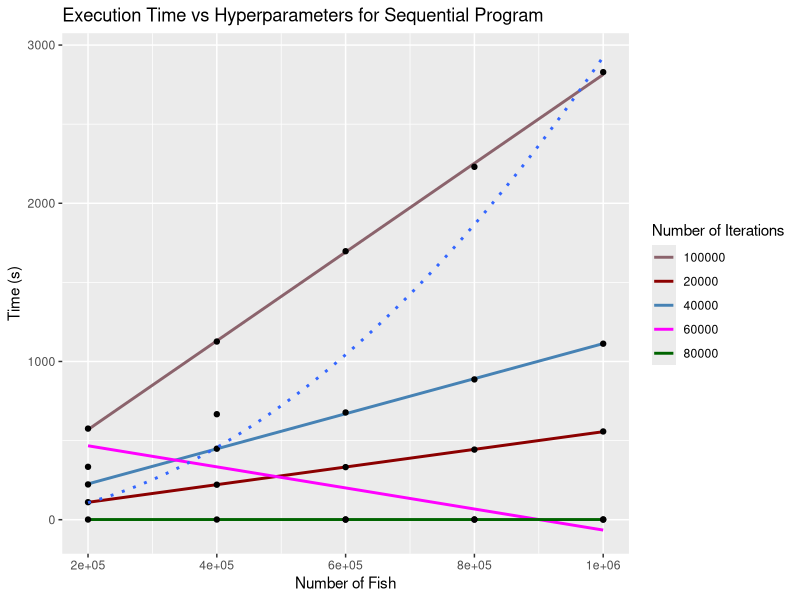
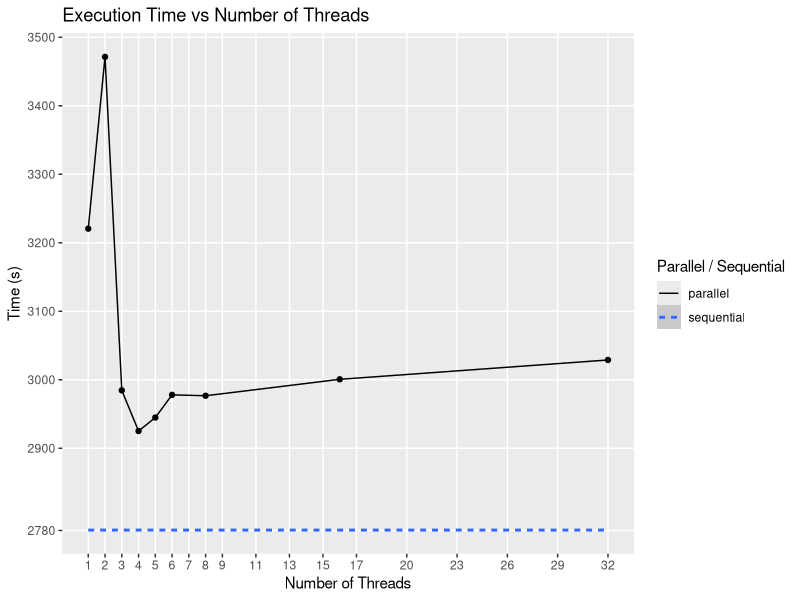
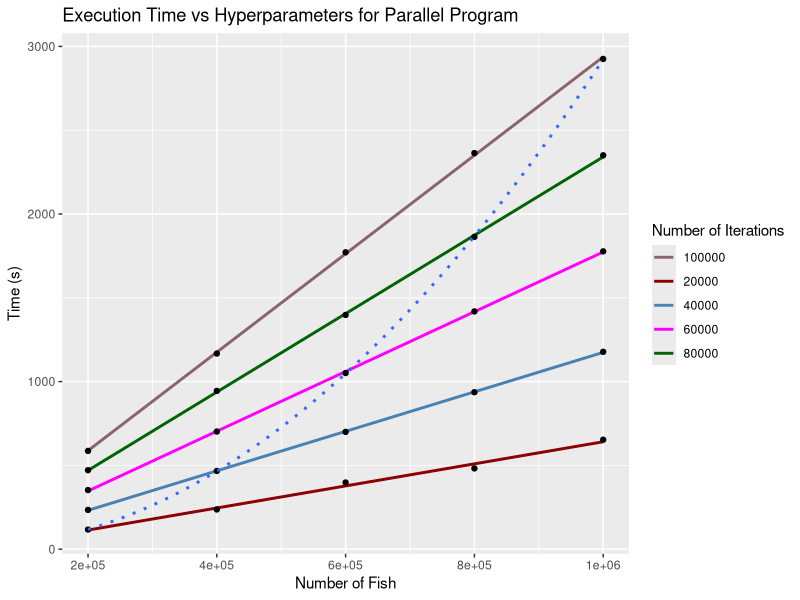
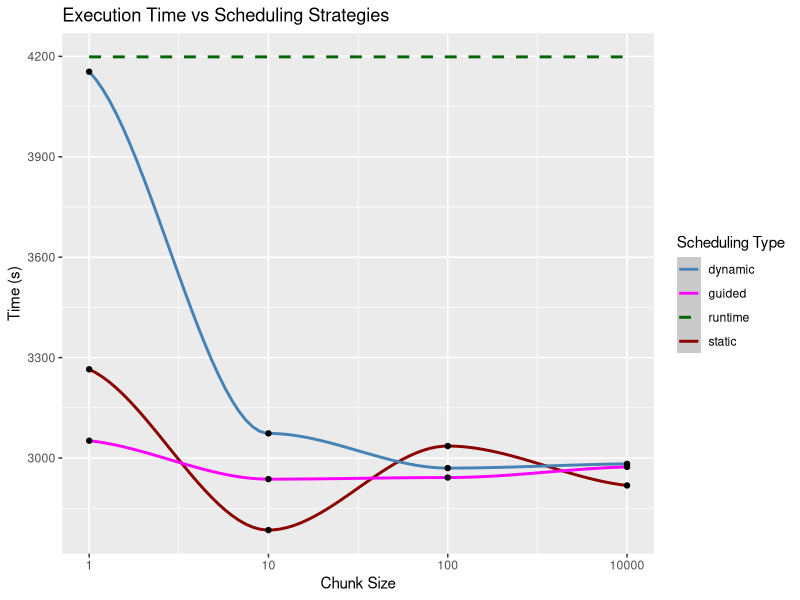
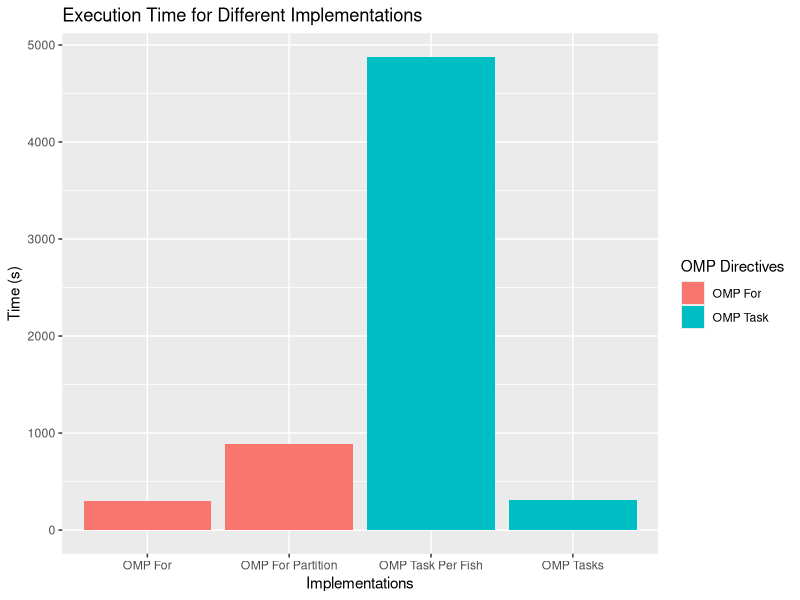

The R script that drew these images, in order:
## ---- chunk 1
library(ggplot2)
## ---- chunk 2
ggplot(
  data = data.frame(
    num_fish =  c(200000, 400000, 600000, 800000, 1000000),
    iter_20000 = c(110.703507, 221.168173, 332.295848, 443.077424, 557.648611),
    iter_40000 = c(222.853256, 448.680679, 677.698978, 886.666866, 1112.435153),
    iter_60000 = c(334.170646, 666.771699, 1, 1, 1),
    iter_80000 = c(1, 1, 1, 1, 1),
    iter_100000 = c(
      575.766097,
      1126.112223,
      1697.037298,
      2230.462189,
      2829.059761)),
  aes(x = num_fish)) +
  geom_smooth(aes(y = iter_20000, color = "20000"), method = "lm", se = FALSE) +
  geom_smooth(aes(y = iter_40000, color = "40000"), method = "lm", se = FALSE) +
  geom_smooth(aes(y = iter_60000, color = "60000"), method = "lm", se = FALSE) +
  geom_smooth(aes(y = iter_80000, color = "80000"), method = "lm", se = FALSE) +
  geom_smooth(aes(y = iter_100000, color = "100000"), method = "lm", se = FALSE) +
  geom_point(aes(y = iter_20000)) +
  geom_point(aes(y = iter_40000)) +
  geom_point(aes(y = iter_60000)) +
  geom_point(aes(y = iter_80000)) +
  geom_point(aes(y = iter_100000)) +
  geom_smooth(aes(y = c(
    110.703507,
    448.680679,
    1050.975947,
    1863.592248,
    2925.219894)),
    method = "lm",
    formula = y ~ poly(x, 2),
    linetype = "dotted",
    se = FALSE) +
  labs(title = "Execution Time vs Hyperparameters for Sequential Program",
    x = "Number of Fish",
    y = "Time (s)",
    color = "Number of Iterations") +
  scale_color_manual(values = c(
    "20000" = "darkred",
    "40000" = "steelblue",
    "60000" = "magenta",
    "80000" = "darkgreen",
    "100000" = "pink4"))
## ---- chunk 3
ggplot(
    data.frame(
      num_threads = c(1, 2, 3, 4, 5, 6, 8, 16, 32),
      parallel = c(
        3220.587380,
        3471.353496,
        2984.539602,
        2925.219894,
        2944.861335,
        2977.993479,
        2976.687371,
        3000.694720,
        3028.914719),
      sequential = 2780.588561),
    aes(x = num_threads)) +
    labs(title = "Execution Time vs Number of Threads",
      x = "Number of Threads",
      y = "Time (s)",
      linetype = "Parallel / Sequential") +
    geom_smooth(aes(y = sequential, linetype = "sequential")) +
    geom_line(aes(y = parallel, linetype = "parallel")) +
    geom_point(aes(y = parallel)) +
    scale_y_continuous(breaks = c(
      seq(2900, 3500, by = 100), 2780)) +
    scale_x_continuous(breaks = c(
      1:8,
      seq(9, 15, by = 2),
      seq(17, 32, by = 3))) +
    theme(panel.grid.minor = element_blank())

## ---- chunk 4
ggplot(
  data = data.frame(
    num_fish =  c(200000, 400000, 600000, 800000, 1000000),
    iter_20000 = c(117.350819, 237.082449, 397.935612, 482.203047, 653.402037),
    iter_40000 = c(234.463991, 466.925614, 700.021926, 936.720754, 1177.662832),
    iter_60000 = c(
      353.012268,
      701.901361,
      1050.975947,
      1418.876797,
      1777.164701),
    iter_80000 = c(
      471.402103,
      944.524666,
      1397.776130,
      1863.592248,
      2350.380621),
    iter_100000 = c(
      586.554482,
      1167.285182,
      1771.424057,
      2363.592248,
      2925.219894)),
  aes(x = num_fish)) +
  geom_smooth(aes(y = iter_20000, color = "20000"), method = "lm", se = FALSE) +
  geom_smooth(aes(y = iter_40000, color = "40000"), method = "lm", se = FALSE) +
  geom_smooth(aes(y = iter_60000, color = "60000"), method = "lm", se = FALSE) +
  geom_smooth(aes(y = iter_80000, color = "80000"), method = "lm", se = FALSE) +
  geom_smooth(aes(y = iter_100000, color = "100000"), method = "lm",
    se = FALSE) +
  geom_point(aes(y = iter_20000)) +
  geom_point(aes(y = iter_40000)) +
  geom_point(aes(y = iter_60000)) +
  geom_point(aes(y = iter_80000)) +
  geom_point(aes(y = iter_100000)) +
  geom_smooth(aes(y = c(
    117.350819,
    466.925614,
    1050.975947,
    1863.592248,
    2925.219894)),
    method = "lm",
    formula = y ~ poly(x, 2),
    linetype = "dotted",
    se = FALSE) +
  labs(title = "Execution Time vs Hyperparameters for Parallel Program",
    x = "Number of Fish",
    y = "Time (s)",
    color = "Number of Iterations") +
  scale_color_manual(values = c(
    "20000" = "darkred",
    "40000" = "steelblue",
    "60000" = "magenta",
    "80000" = "darkgreen",
    "100000" = "pink4"))
## ---- chunk 5
ggplot(
  data = data.frame(
    chunk_size = c(1, 2, 3, 4),
    static = c(3265.162540, 2784.864581, 3035.950782, 2918.142244),
    dynamic = c(4154.18010, 3073.691588, 2970.014433, 2982.671884),
    guided = c(3051.865076, 2937.002249, 2941.794308, 2973.637886),
    runtime = 4198.46404),
  aes(x = chunk_size)) +
  geom_smooth(aes(y = static, color = "static")) +
  geom_smooth(aes(y = dynamic, color = "dynamic")) +
  geom_smooth(aes(y = guided, color = "guided")) +
  geom_smooth(aes(y = runtime, color = "runtime"), linetype = "dashed") +
  geom_point(aes(y = static)) +
  geom_point(aes(y = dynamic)) +
  geom_point(aes(y = guided)) +
  labs(title = "Execution Time vs Scheduling Strategies",
    x = "Chunk Size",
    y = "Time (s)",
    color = "Scheduling Type") +
  scale_x_continuous(labels = c(1, 10, 100, 10000)) +
  scale_y_continuous(breaks = seq(2700, 4200, by = 300)) +
  scale_color_manual(values = c(
    "static" = "darkred",
    "dynamic" = "steelblue",
    "guided" = "magenta",
    "runtime" = "darkgreen"))
## ---- chunk 6
ggplot(
  data = data.frame(
    omp_directive = c(
      "OMP For",
      "OMP For Partition",
      "OMP Task Per Fish",
      "OMP Tasks"),
    time = c(
      295.652146,
      885.287894,
      4877.38059,
      305.464913),
    colour_group = c(rep("OMP For", 2), rep("OMP Task", 2))),
    aes(x = omp_directive, y = time, fill = colour_group)) +
  geom_bar(stat = "identity") +
  labs(title = "Execution Time for Different Implementations",
    x = "Implementations",
    y = "Time (s)",
    fill = "OMP Directives"
  )
